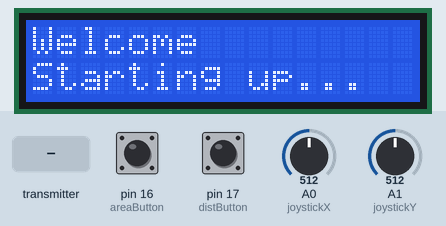
Simulated run of this sketch. Board: Arduino Uno, built with avr-gcc and run on an emulated ATmega328P. Shown: 16×2 character LCD. The inputs (shaded band) are chosen by the test bench; at power-on: pin 16 (areaButton) LOW, pin 17 (distButton) LOW, A0 (joystickX) = 512, A1 (joystickY) = 512. No radio packets arrive unless stated; what the sketch prints to the serial monitor is not drawn.

Above: at 2.2 s.
2.3 s: the transmitter starts sending distance = 0
At 2.8 s:
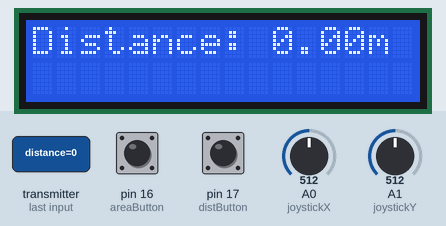
3.8 s: pin 16 (areaButton) pulled HIGH for 1 s
At 6.0 s:
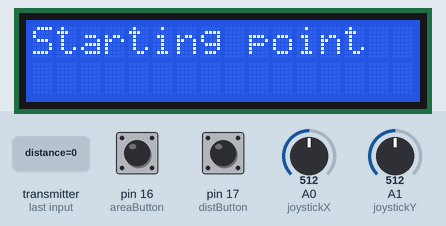
6.3 s: pin 16 (areaButton) pulled HIGH for 0.15 s
At 7.0 s:
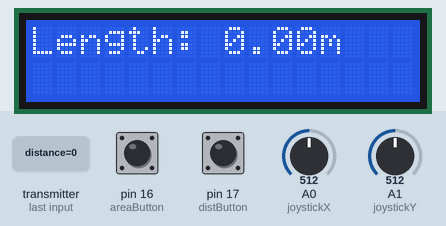
7.9 s: the transmitter starts sending distance = 25
At 8.3 s:
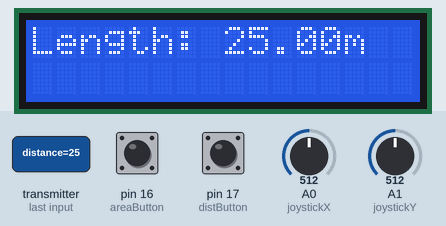
9.4 s: pin 17 (distButton) pulled HIGH for 0.15 s
At 10.3 s:
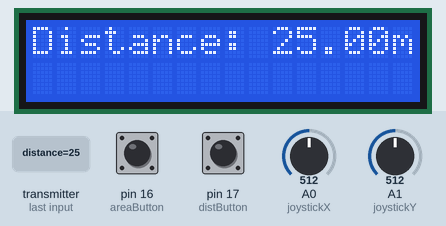
11.0 s: pin 16 (areaButton) pulled HIGH for 3.2 s
At 15.0 s:
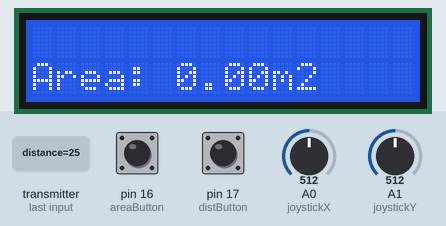
Timing chart, 0 to 16.5 s (numbered marks = the images above; inputs shaded):
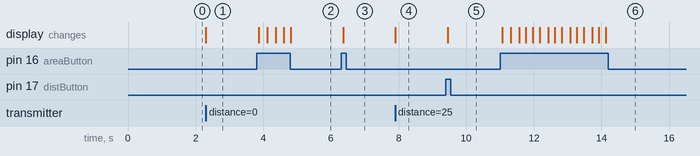

Measured:
- after the input at 2.3 s, the display: changes at once (image 1)
- after the input at 3.8 s, the display: changes after 0.06 s (image 2)
- after the input at 6.3 s, the display: changes after 0.07 s (image 3)
- after the input at 7.9 s, the display: changes at once (image 4)
- after the input at 9.4 s, the display: changes after 0.06 s (image 5)
- after the input at 11.0 s, the display: first changes after 0.07 s (image 6 shows a later state)

The sketch:

part1.ino
```cpp
/*

Name: Measurement vehicle
Email: marcotinocososa@gmail.com
Team: Marco Tinoco

My project is a remote-controlled vehicle, allowing it to measure distance. We will use this feature to measure distance,
allowing the user to pick between length, width, and distance modes. The first two modes measure the height and width of a given space,
and distance mode allows the user to measure the distance traveled by the vehicle. All of this information will be displayed on the LCD on
the controller.

This is the code for the remote.
*/

#include <SPI.h>
#include <RF24.h>
#include <LiquidCrystal.h>

const int rs = 2, en = 3, d4 = 4, d5 = 5, d6 = 6, d7 = 7;
LiquidCrystal lcd(rs, en, d4, d5, d6, d7); //initalize the lcd

RF24 radio(8, 9); // CE, CSN
const uint64_t pipeOut = 0xE8E8F0F0E1LL; // Set the pipe address for outgoing data
const uint64_t pipeIn = 0xE8E8F0F0E2LL; // Set the pipe address for incoming data
// Joystick pins
const int joystickX = A0; // Brown
const int joystickY = A1; // Brown

const int areaButton = 16; // A2 - Orange
const int distButton = 17; // A3 - Yellow

// Variable to hold the current display mode
int currentMode = 0; // 0 = no mode, 1 = Area Mode, 2 = Distance Mode
double length, startingL, endingL, width, startingW, endingW = 0.00;
int areaCounter = 3; // make it four so that when the button is pressed and it increments to zero

void setup() {
  radio.begin();
  radio.setPALevel(RF24_PA_MIN);
  radio.setDataRate(RF24_2MBPS);
  radio.setChannel(124);
  radio.openWritingPipe(pipeOut);
  radio.openReadingPipe(1, pipeIn);
  lcd.begin(16, 2); // Inilitalize all variable to zero
  lcd.print("Welcome");
  lcd.setCursor(0, 1);
  lcd.print("Starting up..."); // Intro Message line 2
  delay(1000);
  pinMode(areaButton, INPUT);
  pinMode(distButton, INPUT);
  pinMode(joystickX, INPUT);
  pinMode(joystickY, INPUT);
  Serial.begin(9600); // Initialize serial communication
}

void loop() {
  int x = analogRead(joystickX); //read in x value
  int y = analogRead(joystickY); // read in y value
  int data[] = {x, y}; // put both value in array for easy sending

  if (!radio.write(&data, sizeof(data))) { //check if the array did not go through
    Serial.println("Failed to send data"); // if not, output error message
  }

  radio.startListening(); // Start listening after sending
  unsigned long started_waiting_at = millis(); // start timer for when we start listening
  bool timeout = false; // keeps track if we have reached the time limit or not.

  while (!radio.available() && !timeout) {
    if (millis() - started_waiting_at > 200) { // Wait for 200ms
      timeout = true;
    }
  }

  if (timeout) { // if we timeout, print error statement
    Serial.println("Failed to receive response.");
  } else { //if we don't timeout, get the value sent
    double distance = 0.0;
    radio.read(&distance, sizeof(distance)); //read the value sent from the car
    // Display the received distance on the LCD or handle it otherwise
    processDistance(distance);
  }

  radio.stopListening(); // make sure we not listening anymore so we can x + y again

  checkButtons(); //check if any buttons were pressed or not and update the mode/areabutton

}

void processDistance(double distance) { // this function checks what the current Mode is (distance/Area), and prints to the lcd accordingly
  lcd.clear();
  if (currentMode == 1 || currentMode == 0) { // if distance mode on, then print the
    lcd.print("Distance: ");
    lcd.print(distance);
    lcd.print("m");
  } else if (currentMode == 2) { // if area mode, then go to updateArea function
    updateAreaMeasurement(distance);
  }
}

void updateAreaMeasurement(double distance) {
  switch (areaCounter) { // switch cases for
    case 0:
      startingL = distance;
      lcd.setCursor(0, 0);
      lcd.print("Starting point");
      break;
    case 1:
      endingL = distance;
      length = endingL - startingL;
      lcd.setCursor(0, 0);
      lcd.print("Length: ");
      lcd.print(length);
      lcd.print("m");
      startingW = distance;
      break;
    case 2:
      endingW = distance;
      width = endingW - startingW;
      lcd.setCursor(0, 0);
      lcd.print("Width: ");
      lcd.print(width);
      lcd.print("m");
      break;
    case 3:
      double area = length * width;
      lcd.setCursor(0, 1);
      lcd.print("Area: ");
      lcd.print(area);
      lcd.print("m2");
      break;
  }
}

void checkButtons() {
 static unsigned long lastButtonPress = 0;
  if (millis() - lastButtonPress > 200) { // Simple debouncing
    if (digitalRead(distButton)) {
      lastButtonPress = millis();
      currentMode = 1;
      areaCounter = 0; // Reset area counter on mode change
    } else if (digitalRead(areaButton)) {
      lastButtonPress = millis();
      currentMode = 2;
      areaCounter = (areaCounter + 1) % 4; // Increment and wrap around the area counter safely
      Serial.print(areaCounter);
      Serial.print("\n");

    }
  }
}
```
